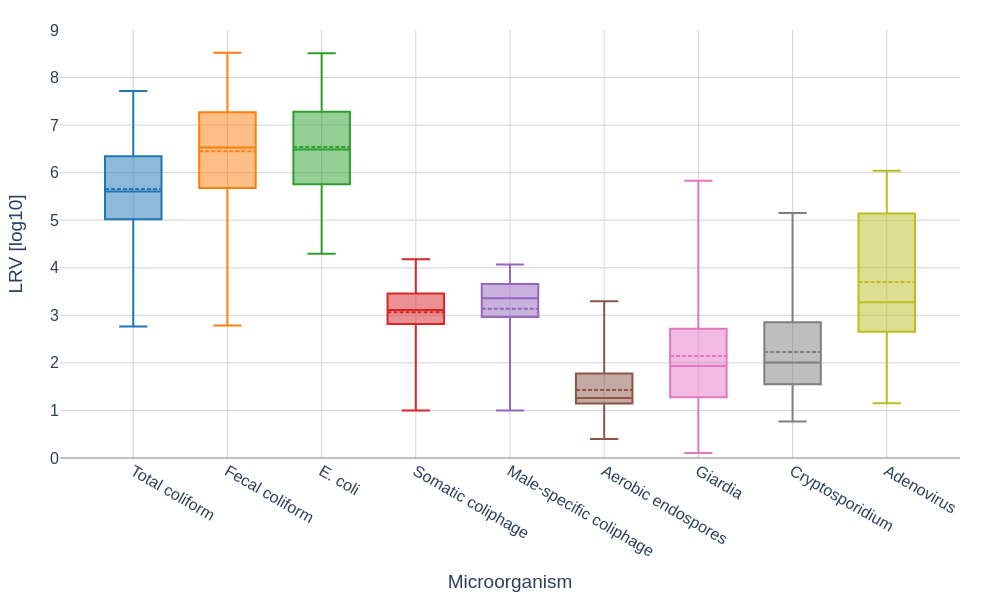

The script that drew this image:
# filename: lrv_boxplot_all_microorganisms_pooled_no_markers.py
import pandas as pd
import numpy as np
import plotly.graph_objs as go
import math

# Load data from Excel file
file_name = "WWTP_microbial_loads_and_removal.xlsx"
xls = pd.ExcelFile(file_name)
df_data = pd.read_excel(xls, sheet_name="Data")
df_mdl = pd.read_excel(xls, sheet_name="Method detection limits")

# Normalize Plant codes to consistent casing
df_data['Plant'] = df_data['Plant'].replace({'BiSP': 'BiSp'})

# Define full microorganism order for x-axis
microorganism_order = [
    'Total coliform', 'Fecal coliform', 'E. coli',
    'Somatic coliphage', 'Male-specific coliphage',
    'Aerobic endospores', 'Giardia',
    'Cryptosporidium', 'Adenovirus'
]

# Mapping from indicator names (lowercase key fragments) to final microorganism names
indicator_to_microorganism = {
    'totalcoliform': 'Total coliform',
    'fecalcoliform': 'Fecal coliform',
    'e.coli': 'E. coli',
    'somacoliphage': 'Somatic coliphage',
    'malespeccoliphage': 'Male-specific coliphage',
    'aerobicendospore': 'Aerobic endospores',
    'giardia': 'Giardia',
    'crypto': 'Cryptosporidium',
    'adenovirus': 'Adenovirus',
}

def map_indicator_to_microorganism(ind_name):
    ind_name_lower = ind_name.lower()
    for key, val in indicator_to_microorganism.items():
        if key in ind_name_lower:
            return val
    return None

# Apply mapping
df_data['Microorganism'] = df_data['IndicatorName'].apply(map_indicator_to_microorganism)

# Filter to only include rows with microorganisms in the standard order list (exclude others)
df_data = df_data[df_data['Microorganism'].isin(microorganism_order)].copy()

# Create lookup dictionaries for MDL and Units keyed by lowercase organism names (from Method detection limits sheet)
mdl_dict = {}
units_dict = {}
for _, row in df_mdl.iterrows():
    mdl_dict[row['Organism'].lower()] = row['MDL']
    units_dict[row['Organism'].lower()] = row['Units']

# Map output microorganism names to MDL organism sheet names (to get MDL)
microorganism_to_mdl_organism = {
    'Adenovirus': 'Adenovirus',
    'Giardia': 'Giardia Cyst',
    'Cryptosporidium': 'Crypto Oocyst',
    'Somatic coliphage': 'Soma Coliphage',
    'Male-specific coliphage': 'Male Specific Coliphage',
    'Total coliform': 'Total coliform',
    'Fecal coliform': 'Fecal coliform',
    'E. coli': 'E. coli',
    'Aerobic endospores': 'Aerobic endospores',
}

# Retrieve MDL for microorganism
def get_mdl(microorganism):
    mdl_org = microorganism_to_mdl_organism.get(microorganism)
    if mdl_org:
        return mdl_dict.get(mdl_org.lower(), np.nan)
    return np.nan

# Add MDL column
df_data['MDL'] = df_data['Microorganism'].apply(get_mdl)

# Define microorganism groups that use UF Effluent as effluent sample (per project rules)
uf_effluent_organisms = {'Giardia', 'Cryptosporidium', 'Somatic coliphage', 'Male-specific coliphage'}

# Replace BDL and numeric zero with organism-specific MDL for calculation convenience
def replace_bdl_zero_with_mdl(row):
    val = row['Count']
    if pd.isna(val):
        return np.nan
    val_str = str(val).strip().upper()
    if val_str == 'BDL':
        return row['MDL']
    try:
        fval = float(val)
        if fval == 0:
            return row['MDL']
        return fval
    except Exception:
        return np.nan

df_data['Count_num'] = df_data.apply(replace_bdl_zero_with_mdl, axis=1)

# Separate influent and effluent data according to sample type and microorganism
df_influent = df_data[df_data['SampleType'] == 'Influent grab'].copy()
df_uf_effluent = df_data[df_data['SampleType'] == 'UF Effluent'].copy()
df_grab_effluent = df_data[df_data['SampleType'] == 'Effluent grab'].copy()

# Prepare paired LRV data rows for all microorganisms pooled (no plant separation)
paired_rows = []

for microorganism in microorganism_order:
    mdl_value = get_mdl(microorganism)
    if pd.isna(mdl_value):
        continue
    
    # Select influent samples for microorganism (all plants pooled)
    df_inf = df_influent[df_influent['Microorganism'] == microorganism][['Plant', 'Event', 'Count', 'Count_num']]
    df_inf = df_inf.rename(columns={'Count': 'Influent_raw', 'Count_num': 'Influent_used'})

    # Select effluent samples depending on organism group
    if microorganism in uf_effluent_organisms:
        df_eff_sel = df_uf_effluent
    else:
        df_eff_sel = df_grab_effluent
    df_eff = df_eff_sel[df_eff_sel['Microorganism'] == microorganism][['Plant', 'Event', 'Count', 'Count_num']]
    df_eff = df_eff.rename(columns={'Count': 'Effluent_raw', 'Count_num': 'Effluent_used'})

    # Merge influent and effluent samples for same Plant and Event to pair
    paired = pd.merge(df_inf, df_eff, on=['Plant', 'Event'], how='inner')

    # Drop pairs with NaN values in used counts
    paired = paired.dropna(subset=['Influent_used', 'Effluent_used'])

    # Exclude pairs where Influent_used <= MDL (i.e., only use influent > MDL)
    paired = paired[paired['Influent_used'] > mdl_value]

    # Calculate LRV = log10(influent_used / effluent_used)
    paired['LRV [log10]'] = np.log10(paired['Influent_used'] / paired['Effluent_used'])

    # Remove infinite or NaN LRV values if present (shouldn't be normally)
    paired = paired.replace([np.inf, -np.inf], np.nan).dropna(subset=['LRV [log10]'])

    # Add Microorganism column for plotting
    paired['Microorganism'] = microorganism

    # Append results
    paired_rows.append(paired[['Event', 'Plant', 'Microorganism', 'Influent_raw', 'Effluent_raw', 'Influent_used', 'Effluent_used', 'LRV [log10]']])

# Concatenate all microorganism pairs for pooled dataset
df_paired_all = pd.concat(paired_rows, ignore_index=True)

# Prepare box plot colors for each microorganism distinctively (consistent order)
box_colors = {
    'Total coliform': '#1f77b4',
    'Fecal coliform': '#ff7f0e',
    'E. coli': '#2ca02c',
    'Somatic coliphage': '#d62728',
    'Male-specific coliphage': '#9467bd',
    'Aerobic endospores': '#8c564b',
    'Giardia': '#e377c2',
    'Cryptosporidium': '#7f7f7f',
    'Adenovirus': '#bcbd22'
}

# Create box plot with one box per microorganism, pooled across all plants
fig = go.Figure()

# Determine y-axis range based on aggregate 2nd and 98th percentiles of all LRV values (omit extreme outliers)
percentiles_all = df_paired_all['LRV [log10]'].quantile([0.02, 0.98]).values
y_min = math.floor(percentiles_all[0])
y_max = math.ceil(percentiles_all[1])

for microbe in microorganism_order:
    lrv_vals = df_paired_all[df_paired_all['Microorganism'] == microbe]['LRV [log10]']
    if lrv_vals.empty:
        continue
    fig.add_trace(go.Box(
        y=lrv_vals,
        name=microbe,
        boxpoints=False,
        boxmean=True,  # Draw mean as dashed line with standard deviation shading
        line=dict(width=2, color=box_colors.get(microbe, 'black')),
        marker=dict(color=box_colors.get(microbe, 'black')),
        showlegend=False,
        width=0.6  # Added width parameter to make boxes wider per user request
    ))

# Update layout per instructions
fig.update_layout(
    font=dict(size=16),
    yaxis=dict(
        title='LRV [log10]',
        range=[y_min, y_max],
        gridcolor='lightgray',
        zeroline=True,
        zerolinewidth=1,
        zerolinecolor='gray',
        showgrid=True
    ),
    xaxis=dict(
        title='Microorganism',
        showgrid=True,
        gridcolor='lightgray',
        categoryorder='array',
        categoryarray=microorganism_order
    ),
    boxmode='group',
    showlegend=False,
    margin=dict(t=30, b=60, l=60, r=40),
    template='plotly_white',
    height=600,
    width=1000,
)

# File base name for outputs
base_filename = "lrv_boxplot_all_microorganisms_pooled_no_markers"
html_file = base_filename + ".html"
png_file = base_filename + ".png"
csv_file = base_filename + ".csv"
py_file = base_filename + ".py"

# Save outputs
fig.write_html(html_file, include_plotlyjs='cdn')
fig.write_image(png_file, width=1000, height=600)
df_paired_all.to_csv(csv_file, index=False)

print(csv_file)
print(html_file)
print(png_file)
print(py_file)
